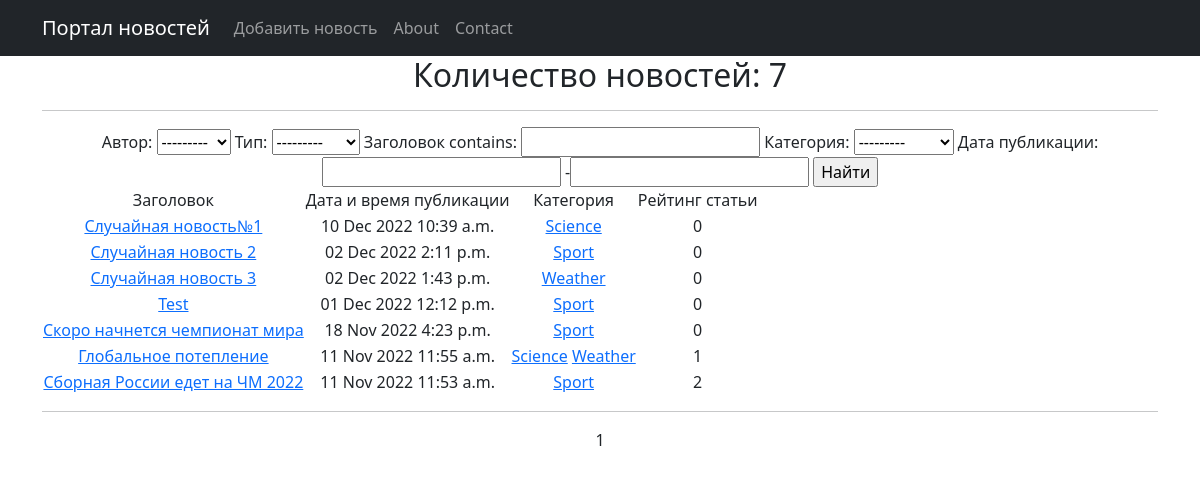
Page /post/ on the earlier database version.
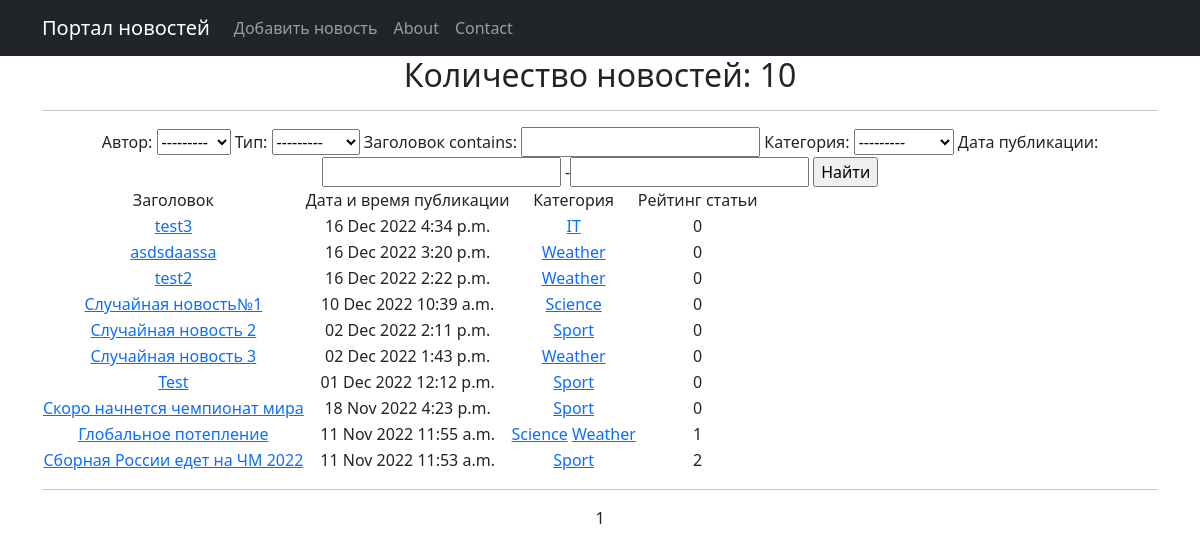
Same page on the later database version.
### news/models.py (models this page shows, shortened)
class Post(models.Model):
    author = models.ForeignKey(Author, on_delete=models.CASCADE, verbose_name='Автор')
    NEWS = 'NW'
    ARTICLE = 'AR'
    CATEGORY_CHOISES = (
        (NEWS, 'Новость'),
        (ARTICLE, 'Статья'),
    )
    categoryType = models.CharField(max_length=2, choices=CATEGORY_CHOISES, default=ARTICLE, verbose_name='Тип')
    dateCreation = models.DateTimeField(auto_now_add=True, verbose_name='Дата публикации')
    postCategory = models.ManyToManyField(Category, through='PostCategory', verbose_name='Категория')
    title = models.CharField(max_length=128, verbose_name='Заголовок')
    text = models.TextField(verbose_name='Содержание')
    rating = models.SmallIntegerField(default=0, verbose_name='Рейтинг')

class Category(models.Model):
    name = models.CharField(max_length=64, unique=True, verbose_name='Категория')
    subscribers = models.ManyToManyField(User, related_name='categories')
    def __str__(self):
        return self.name
    class Meta:
        verbose_name = 'Категория'
        verbose_name_plural = 'Категории'

### news/views.py (the view)
# urls.py: path('', PostList.as_view(), name='posts'),
class PostList(ListView):
    model = Post
    template_name = 'news/posts.html'
    context_object_name = 'posts'
    ordering = ['-dateCreation']
    paginate_by = 10
    def get_filter(self):
        return PostFilter(self.request.GET, queryset=super().get_queryset())
    def get_queryset(self):
        return self.get_filter().qs
    def get_context_data(self, *args, **kwargs):
        return {
            **super().get_context_data(*args, **kwargs),
            "filter": self.get_filter(),
        }

### news/models.py (called while the page is built)
    def __str__(self):
        return self.authorUser.username

### templates/news/posts.html (shortened to what this page needs)
{% extends 'flatpages/default.html' %}
{% block content %}
    <h2>Количество новостей:
        {% load cache %}
        {% cache 100 posts %}
        {{ posts|length }}
        {% endcache %}
    </h2>
    <hr>
<form method="GET">
    {{ filter.form }}
    <input type="submit" value="Найти">
</form>
    {% if posts %}
        <table>
            <tr>
                <td>
                    Заголовок
                </td>
                <td>
                    Дата и время публикации
                </td>
                <td>
                    Категория
                </td>
                <td>
                    Рейтинг статьи
                </td>
            </tr>
        {% for post in posts %}
            <tr>
                <td>
                    <a href="{% url 'post' post.id %}">{{ post.title|truncatewords:30 }}</a>
                </td>
                <td>
                    {{ post.dateCreation|date:'d M Y' }}
                    {{ post.dateCreation|time }}
                </td>
                <td>
                    {% for cat in post.postCategory.all %}
                    <a href="{% url 'category_list' cat.id %}">{{ cat.name }}</a>
                    {% endfor %}
                </td>
                <td>
                    {{ post.rating }}
                </td>
            </tr>
        {% endfor %}
        </table>
    {% else %}
        <h2>Новостей нет!</h2>
    {% endif %}
    <hr>
    {% for num in page_obj.paginator.page_range %}
        {% if page_obj.number == num %}
            <a>{{ num }}</a>
        {% elif num > page_obj.number|add:'-3' and num < page_obj.number|add:'3' %}
            <a href="?page={{ num }}">{{ num }}</a>
        {% endif %}
    {% endfor %}
{% endblock content %}

### templates/flatpages/default.html (shortened to what this page needs)
<!DOCTYPE html>
<html lang="en">
    <head>
        {% load static %}
        <link href="{% static 'css/styles.css' %}" rel="stylesheet" />
    </head>
    <body>
    <nav class="navbar navbar-expand-lg navbar-dark bg-dark static-top">
        <div class="container">
            <a class="navbar-brand" href="{% url 'posts' %}">Портал новостей</a>
                    <div class="collapse navbar-collapse" id="navbarResponsive">
                        <ul class="navbar-nav ml-auto">
                            <li class="nav-item active">
                                <a class="nav-link" href="{% url 'create' %}">Добавить новость
                                </a>
                            </li>
                            <li class="nav-item">
                                <a class="nav-link" href="/about/">About</a>
                            </li>
                <li class="nav-item">
                   <a class="nav-link" href="/contacts/">Contact</a>
               </li>
           </ul>
       </div>
   </div>
</nav>
        <div class="container">
            <div class="row">
                 <div class="col-lg-12 text-center">
                    {% block content %}
                    {% endblock content %}
                 </div>
            </div>
        </div>
    </body>
</html>

Differences in the rows shown:
added Post: title "test3", dateCreation "16 Dec 2022", dateCreation "4:34 p.m.", rating "0"
now on this page (row unchanged): Category: name "IT", shown under "test3"
added Post: title "asdsdaassa", dateCreation "16 Dec 2022", dateCreation "3:20 p.m.", rating "0", Category (name "Weather")
added Post: title "test2", dateCreation "16 Dec 2022", dateCreation "2:22 p.m.", rating "0", Category (name "Weather")
Other differences:
{{ posts|length }}: "7" → "10"
